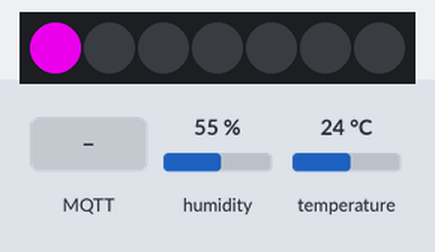
A sketch run on a simulated ESP32. On the bench: 7 RGB LEDs in strip order, left to right. The inputs (shaded band) are chosen by the test bench; at power-on: humidity 55 %, temperature 24 °C. Dim RGB values are drawn brighter than linear; WiFi joins after 1.5 s; servers stay silent unless stated; the local clock reads 2024-03-15 10:24:30 at power-on unless the sketch sets it; random numbers use the default seed unless the sketch sets one; no MQTT or app messages arrive unless stated; what the sketch prints to the serial monitor is not drawn.

Above: at 0.1 s.
At 0.61 s:
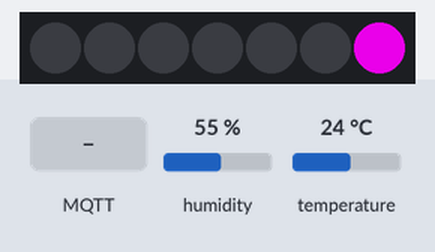
3.5 s: MQTT message "controls" arrives on the first subscribed topic
13.7 s: MQTT message "1" arrives on the first subscribed topic
15.4 s: MQTT message "on" arrives on the first subscribed topic
Timing chart, 0 to 18.4 s (numbered marks = the images above; inputs shaded):
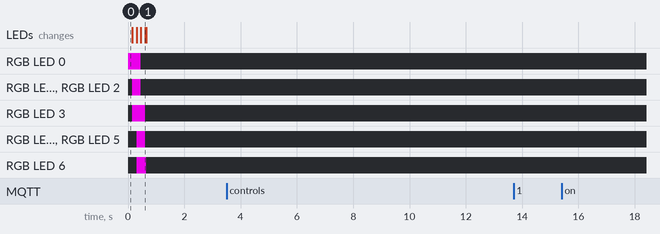

Measured:
- after the input at 3.5 s, every drawn part: stays the same
- after the input at 13.7 s, every drawn part: stays the same
- after the input at 15.4 s, every drawn part: stays the same

The sketch:

hardware.ino
```cpp
//##################################################################################################################
//##                                      ELET2415 DATA ACQUISITION SYSTEM CODE                                   ##
//##                                                                                                              ##
//##################################################################################################################

// LIBRARY IMPORTS
#include <rom/rtc.h>
#include <math.h>  // https://www.tutorialspoint.com/c_standard_library/math_h.htm
#include <ctype.h>

// ADD YOUR IMPORTS HERE
#include <PubSubClient.h>
#include <FastLED.h>
#include "DHT.h"


#ifndef _WIFI_H
#include <WiFi.h>
#endif

#ifndef STDLIB_H
#include <stdlib.h>
#endif

#ifndef STDIO_H
#include <stdio.h>
#endif

#ifndef ARDUINO_H
#include <Arduino.h>
#endif

#ifndef ARDUINOJSON_H
#include <ArduinoJson.h>
#endif


// DEFINE VARIABLES
#define ARDUINOJSON_USE_DOUBLE      1
#define NUM_LEDS 7

#define DATA_PIN 27
#define CLOCK_PIN 13

// DEFINE THE CONTROL PINS FOR THE DHT22
#define DHTPIN 26
#define DHTTYPE DHT22


// WiFi
const char *ssid = "MonaConnect"; // Enter your WiFi name
const char *password = "";  // Enter WiFi password

// MQTT Broker
const char *mqtt_server = "broker.emqx.io";
static const char* pubtopic       = "620162206";                    // Add your ID number here
static const char* subtopic[]     = {"620162206_sub","/elet2415"};  // Array of Topics(Strings) to subscribe to
const char *mqtt_username = "emqx";
const char *mqtt_password = "public";
const int mqtt_port = 1883;


// TASK HANDLES
TaskHandle_t xMQTT_Connect          = NULL;
TaskHandle_t xNTPHandle             = NULL;
TaskHandle_t xLOOPHandle            = NULL;
TaskHandle_t xUpdateHandle          = NULL;
TaskHandle_t xButtonCheckeHandle    = NULL;

// FUNCTION DECLARATION
void checkHEAP(const char* Name);   // RETURN REMAINING HEAP SIZE FOR A TASK
void initMQTT(void);                // CONFIG AND INITIALIZE MQTT PROTOCOL
unsigned long getTimeStamp(void);   // GET 10 DIGIT TIMESTAMP FOR CURRENT TIME
void callback(char* topic, byte* payload, unsigned int length);
void initialize(void);
bool publish(const char *topic, const char *payload); // PUBLISH MQTT MESSAGE(PAYLOAD) TO A TOPIC
void vButtonCheck( void * pvParameters );
void vUpdate( void * pvParameters );
bool isNumber(double number);


/* Declare your functions below */
double convert_Celsius_to_fahrenheit(double c);
double convert_fahrenheit_to_Celsius(double f);
double calcHeatIndex(double Temp, double Humid);


/* Init class Instances for the DHT22 etcc */
DHT dht(DHTPIN, DHTTYPE);


//############### IMPORT HEADER FILES ##################
#ifndef NTP_H
#include "NTP.h"
#endif

#ifndef MQTT_H
#include "mqtt.h"
#endif

// Temporary Variables
CRGB ledArray[NUM_LEDS];

void setup() {
  Serial.begin(115200);  // INIT SERIAL

  // INITIALIZE ALL SENSORS AND DEVICES
  FastLED.addLeds<NEOPIXEL, DATA_PIN>(ledArray, NUM_LEDS);  // GRB ordering is assumed

  Serial.println(F("DHTxx test!"));

  dht.begin();

  for(int x=0; x<7; x++){
      ledArray[x] = CRGB( 240, 0, 240); // R, G, B range for each value is 0 to 255
      FastLED.setBrightness( 200 ); // Ranges from 0 to 255
      FastLED.show(); // Send changes to LED array
      vTaskDelay(50 / portTICK_PERIOD_MS);
    }

    // 3. ITERATIVELY, TURN OFF ALL REMAINING LED(s).
    for(int x=0; x<NUM_LEDS; x++){
      ledArray[x] = CRGB::Black;
      FastLED.setBrightness( 200 );
      FastLED.show();
      vTaskDelay(50 / portTICK_PERIOD_MS);
    }
  /* Add all other necessary sensor Initializations and Configurations here */

  initialize();     // INIT WIFI, MQTT & NTP
  // vButtonCheckFunction(); // UNCOMMENT IF USING BUTTONS INT THIS LAB, THEN ADD LOGIC FOR INTERFACING WITH BUTTONS IN THE vButtonCheck FUNCTION
}


void loop() {
  // put your main code here, to run repeatedly:
  vTaskDelay(1000 / portTICK_PERIOD_MS);
}


//####################################################################
//#                          UTIL FUNCTIONS                          #
//####################################################################
void vButtonCheck( void * pvParameters )  {
  configASSERT( ( ( uint32_t ) pvParameters ) == 1 );

  for( ;; ) {
    // Add code here to check if a button(S) is pressed
    // then execute appropriate function if a button is pressed

    vTaskDelay(200 / portTICK_PERIOD_MS);
  }
}

void vUpdate( void * pvParameters )  {
  configASSERT( ( ( uint32_t ) pvParameters ) == 1 );

  for( ;; ) {
    // #######################################################
    // ## This function must PUBLISH to topic every second. ##
    // #######################################################

    // 1. Read Humidity and save in variable below
    double h = dht.readHumidity();

    // 2. Read temperature as Celsius   and save in variable below
    double t = dht.readTemperature();


    if(isNumber(t)){
      // ##Publish update according to ‘{"id": "student_id", "timestamp": 1702212234, "temperature": 30, "humidity":90, "heatindex": 30}’

      // 1. Create JSon object
      JsonDocument doc; // Create JSon object

      // 2. Create message buffer/array to store serialized JSON object
      char message[1100]  = {0};

      // 3. Add key:value pairs to JSon object based on above schema
      doc["id"]         = "6200162206";
      doc["timestamp"]  = getTimeStamp();
      doc["temperature"]     = t;
      doc["humidity"]       = h;
      doc["heatindex"]       = convert_fahrenheit_to_Celsius(calcHeatIndex(convert_Celsius_to_fahrenheit(t), h));

      // 4. Seralize / Covert JSon object to JSon string and store in message array
      serializeJson(doc, message);

      // 5. Publish message to a topic sobscribed to by both backend and frontend
      if(mqtt.connected() ){
        publish(pubtopic, message);
      }

    }

    vTaskDelay(1000 / portTICK_PERIOD_MS);
  }
}


unsigned long getTimeStamp(void) {
  // RETURNS 10 DIGIT TIMESTAMP REPRESENTING CURRENT TIME
  time_t now;
  time(&now); // Retrieve time[Timestamp] from system and save to &now variable
  return now;
}


void callback(char* topic, byte* payload, unsigned int length) {
  // ############## MQTT CALLBACK  ######################################
  // RUNS WHENEVER A MESSAGE IS RECEIVED ON A TOPIC SUBSCRIBED TO

  Serial.printf("\nMessage received : ( topic: %s ) \n",topic );
  char *received = new char[length + 1] {0};

  for (int i = 0; i < length; i++) {
    received[i] = (char)payload[i];
  }

  // PRINT RECEIVED MESSAGE
  Serial.printf("Payload : %s \n",received);


  // CONVERT MESSAGE TO JSON
  JsonDocument doc;
  DeserializationError error = deserializeJson(doc, received);

  if (error) {
    Serial.print("deserializeJson() failed: ");
    Serial.println(error.c_str());
    return;
  }


  // PROCESS MESSAGE with ‘{"type": "controls", "brightness": 255, "leds": 7, "color": { "r": 255, "g": 255, "b": 255, "a": 1 } }’
  const char* type = doc["type"];

  if (strcmp(type, "controls") == 0){
    // 1. EXTRACT ALL PARAMETERS: NODES, RED,GREEN, BLUE, AND BRIGHTNESS FROM JSON OBJECT
    const int brightness = doc["brightness"];
    const int leds = doc["leds"];
    const int red = doc["color"]["r"];
    const int green = doc["color"]["g"];
    const int blue = doc["color"]["b"];
    const int alpha = doc["color"]["a"];


    // 2. ITERATIVELY, TURN ON LED(s) BASED ON THE VALUE OF NODES. Ex IF NODES = 2, TURN ON 2 LED(s)
    for(int x=0; x<leds; x++){
      ledArray[x] = CRGB( red, green, blue); // R, G, B range for each value is 0 to 255
      FastLED.setBrightness( brightness ); // Ranges from 0 to 255
      FastLED.show(); // Send changes to LED array
      vTaskDelay(50 / portTICK_PERIOD_MS);
    }

    // 3. ITERATIVELY, TURN OFF ALL REMAINING LED(s).
    for(int x=leds; x<NUM_LEDS; x++){
      ledArray[x] = CRGB::Black;
      FastLED.setBrightness( brightness );
      FastLED.show();
      vTaskDelay(50 / portTICK_PERIOD_MS);
    }

  }
}

bool publish(const char *topic, const char *payload){
  bool res = false;
  try{
    res = mqtt.publish(topic,payload);
    // Serial.printf("\nres : %d\n",res);
    if(!res){
      res = false;
      throw false;
    }
  }
  catch(...){
  Serial.printf("\nError (%d) >> Unable to publish message\n", res);
  }
  return res;
}


//***** Complete the util functions below ******

double convert_Celsius_to_fahrenheit(double c){
  // CONVERTS INPUT FROM °C TO °F. RETURN RESULTS
  return (9/5)*c+32;
}

double convert_fahrenheit_to_Celsius(double f){
  // CONVERTS INPUT FROM °F TO °C. RETURN RESULT
  return (f-32)*5/9;
}

double calcHeatIndex(double Temp, double Humid){
  // CALCULATE AND RETURN HEAT INDEX USING EQUATION FOUND AT https://byjus.com/heat-index-formula/#:~:text=The%20heat%20index%20formula%20is,an%20implied%20humidity%20of%2020%25
  return -42.379 + (2.04901523 * Temp) + (10.14333127 * Humid) - (0.22475541 * Temp * Humid) - (0.00683783 * Temp * Temp) - (0.05481717 * Humid * Humid) + (0.00122874 * Temp * Temp * Humid) + (0.00085282 * Temp * Humid * Humid) - (0.00000199 * Temp * Temp * Humid * Humid);

}


bool isNumber(double number){
  char item[20];
  snprintf(item, sizeof(item), "%f\n", number);
  if( isdigit(item[0]) )
    return true;
  return false;
} 
```

NTP.h
```cpp
//#############################################################################################
//#                                                                                           #
//#                                      NTP HEADER FILE                                      #
//#                                                                                           #
//#############################################################################################

/*
          GOAL
1. Maintain accurate date and time regardless of internet connectivity

          TASKS
1. Get current date and time from NTP server and then adjust ESP32's system time, every minute once there is internet connectivity
2. Update system time from SPIFFS after a restart
3. Update SPIFFS from system time every minute
4. Publish timestampUpdate to PI every minute once PI is ON
5. Print date and time every minute

*/

#ifndef _NTP_H
#define _NTP_H 1
#endif

#ifndef _WIFI_H
#include <WiFi.h>
#endif

#ifndef _TIME_H
#include "time.h"
#endif

#ifndef _SNTP_H
#include "sntp.h"
#endif


// HELP FULL WEBPAGES
// https://www.tutorialspoint.com/c_standard_library/c_function_strftime.htm
// https://pubs.opengroup.org/onlinepubs/009695399/basedefs/time.h.html
// https://pubs.opengroup.org/onlinepubs/9699919799/    Search usine keyword "time" in searchbox
// https://www.epochconverter.com/programming/c
// https://www.timeanddate.com/worldclock/jamaica/kingston
// https://pubs.opengroup.org/onlinepubs/7908799/xsh/systime.h.html
// https://www.gnu.org/software/libc/manual/html_node/TZ-Variable.html
// https://forum.arduino.cc/t/esp32-settimeofday-functionality-giving-odd-results/676136

class Ntp {

  private:
          const char* ntpServer           = "north-america.pool.ntp.org";  //"pool.ntp.org";
          const char* ntpServer1          = "pool.ntp.org";
          const char* ntpServer2          = "time.nist.gov";
          const long  gmtOffset_sec       = -5*3600;
          const int   daylightOffset_sec  = 0;
          int         currenttime         = 0;
          const char* time_zone           = "EST+5EDT,M3.2.0/2,M11.1.0/2"; //"CET-1CEST,M3.5.0,M10.5.0/3";  // TimeZone rule for Europe/Rome including daylight adjustment rules (optional)


  public:
        unsigned long epochTime;
        Ntp(const char* process){
          Serial.println(process);
        }

        static void printLocalTime(){
            struct tm timeinfo;
            if(!getLocalTime(&timeinfo)){
              Serial.println("No time available (yet)");
              return;
            }
            // Serial.println(&timeinfo, "%A, %B %d %Y %H:%M:%S");
             Serial.println(&timeinfo, "%B %d, %Y    %I:%M %p");
        }

        // Callback function (get's called when time adjusts via NTP)
        static void timeavailable(struct timeval *t) {
          Serial.println("Got time adjustment from NTP!");
          printLocalTime();
        }

        unsigned long getTime(){
          // RETURNS TIMESTAMP FOR CURRENT TIME FROM NTP SERVER
              time_t now;
              struct tm timeinfo;

              // get time from ntp server first and save to system
              if (!getLocalTime(&timeinfo)) {
                Serial.println("Failed to obtain time, NTP");
                return(0);
              }
              // Serial.println(&timeinfo, "%B %d, %Y    %I:%M %p");
              // Retrieve time[Timestamp] from system and save to &now variable
              time(&now);
              return now;
        }

        unsigned long getTimeStamp(void){
            // RETURNS 10 DIGIT TIMESTAMP REPRESENTING CURRENT TIME
            time_t now;
            time(&now); // Retrieve time[Timestamp] from system and save to &now variable
            return now;
        }

        void setup(){
            // set notification call-back function
            sntp_set_time_sync_notification_cb( timeavailable );
            /**
              * NTP server address could be aquired via DHCP,
              *
              * NOTE: This call should be made BEFORE esp32 aquires IP address via DHCP,
              * otherwise SNTP option 42 would be rejected by default.
              * NOTE: configTime() function call if made AFTER DHCP-client run
              * will OVERRIDE aquired NTP server address
              */
            sntp_servermode_dhcp(1);    // (optional)
            /**
            * This will set configured ntp servers and constant TimeZone/daylightOffset
            * should be OK if your time zone does not need to adjust daylightOffset twice a year,
            * in such a case time adjustment won't be handled automagicaly.
            */
            // configTime(gmtOffset_sec, daylightOffset_sec, ntpServer1, ntpServer2);
            configTzTime(this->time_zone, ntpServer1, ntpServer2);
        }


};


// NTP TASK
void vNTP( void * pvParameters ) {
  configASSERT( ( ( uint32_t ) pvParameters ) == 1 );
  Ntp NTP = Ntp("NTP PROTOCOL INITIATED"); // Instatiate NTP Class
  NTP.setup(); // Config NTP

 for( ;; ) {
      // NTP.printLocalTime();     // it will take some time to sync time :)
      // NTP.getTime();
      // checkHEAP("NTP");
      vTaskDelay(60000 / portTICK_PERIOD_MS);  // DELAY FOR 5 SECONDS
    }
 }


// Function that creates a task.
void vNTPFunction( void ) {
    BaseType_t xReturned;

    // Create the task, storing the handle.
    xReturned = xTaskCreatePinnedToCore(
                    vNTP,               // Function that implements the task.
                    "NTP Protocol",     // Text name for the task.
                    1500,               // Stack size (Bytes in ESP32, words in Vanilla FreeRTOS)
                    ( void * ) 1,       // Parameter passed into the task.
                    12,                  // Priority at which the task is created.
                    &xNTPHandle,        // Used to pass out the created task's handle.
                    1);                 // ESP Core to run task on.

    if( xReturned == pdPASS ) {
      // The task was created.  Use the task's handle to delete the task.
      //  Serial.println("NTP PROTOCOL TASK CREATED");
    }
    else {
       Serial.println("UNABLE TO CREATE NTP PROTOCOL TASK");
    }
}
```

Source omitted: mqtt.h (10077 bytes)
